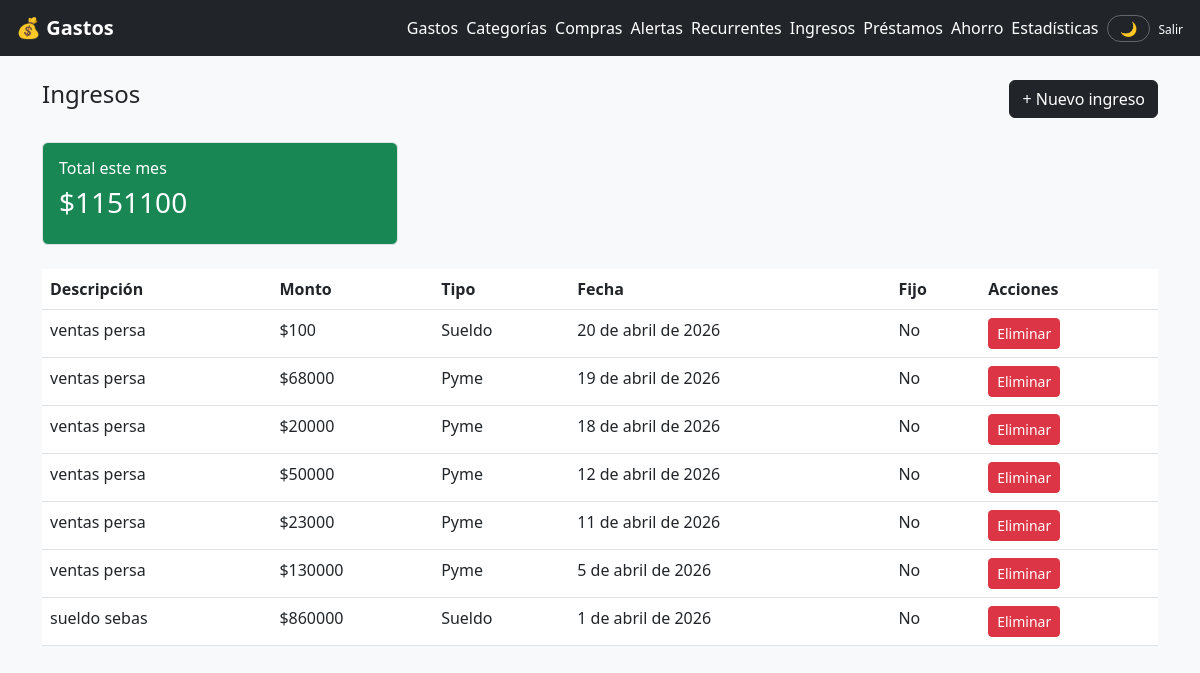
Page /ingresos/ (signed in) on the committed database.
### gastos/models.py (models this page shows, shortened)
class Ingreso(models.Model):
    TIPO_CHOICES = [
        ('sueldo', 'Sueldo'),
        ('extra', 'Extra'),
        ('pyme', 'Pyme'),
        ('otro', 'Otro'),
    ]
    usuario = models.ForeignKey(User, on_delete=models.CASCADE, related_name='ingresos')
    descripcion = models.CharField(max_length=200)
    monto = models.DecimalField(max_digits=12, decimal_places=0)
    tipo = models.CharField(max_length=20, choices=TIPO_CHOICES, default='sueldo')
    fecha = models.DateField(default=timezone.now)
    es_fijo = models.BooleanField(default=False)
    creado_en = models.DateTimeField(auto_now_add=True)
    class Meta:
        ordering = ['-fecha']

### gastos/views.py (the view)
# urls.py: path('ingresos/', views.lista_ingresos, name='lista_ingresos'),
@login_required
def lista_ingresos(request):
    hoy = timezone.now().date()
    ingresos = Ingreso.objects.filter(usuario=request.user)
    resumen = services.resumen_ingresos_mes(request.user, hoy.year, hoy.month)
    return render(request, 'gastos/ingresos.html', {
        'ingresos': ingresos,
        'resumen': resumen,
    })

### gastos/services.py (called while the page is built)
def resumen_ingresos_mes(usuario, año, mes):
    ingresos = Ingreso.objects.filter(usuario=usuario, fecha__year=año, fecha__month=mes)
    total = ingresos.aggregate(total=Sum('monto'))['total'] or 0
    por_tipo = ingresos.values('tipo').annotate(subtotal=Sum('monto'))
    return {
        'total': total,
        'por_tipo': list(por_tipo),
        'cantidad': ingresos.count(),
    }

### templates/gastos/ingresos.html (shortened to what this page needs)
{% extends 'gastos/base.html' %}
{% block contenido %}
<div class="d-flex justify-content-between mb-4">
    <h4>Ingresos</h4>
    <a href="{% url 'nuevo_ingreso' %}" class="btn btn-dark">+ Nuevo ingreso</a>
</div>
<div class="row mb-4">
    <div class="col-md-4">
        <div class="card text-white bg-success">
            <div class="card-body">
                <h6>Total este mes</h6>
                <h3>${{ resumen.total|floatformat:0 }}</h3>
            </div>
        </div>
    </div>
</div>
<div class="table-responsive">
<table class="table table-hover">
    <thead>
        <tr>
            <th>Descripción</th>
            <th>Monto</th>
            <th>Tipo</th>
            <th>Fecha</th>
            <th>Fijo</th>
            <th>Acciones</th>
        </tr>
    </thead>
    <tbody>
        {% for i in ingresos %}
        <tr>
            <td>{{ i.descripcion }}</td>
            <td>${{ i.monto|floatformat:0 }}</td>
            <td>{{ i.get_tipo_display }}</td>
            <td>{{ i.fecha }}</td>
            <td>{% if i.es_fijo %}Sí{% else %}No{% endif %}</td>
            <td>
                <form method="post" action="{% url 'eliminar_ingreso' i.pk %}">
                    <button class="btn btn-sm btn-danger">Eliminar</button>
                </form>
            </td>
        </tr>
        {% empty %}
        <tr><td colspan="6" class="text-center">No hay ingresos registrados</td></tr>
        {% endfor %}
    </tbody>
</table>
</div>
{% endblock %}

### templates/gastos/base.html (style rules this page uses)
:root { --bg-body: #f8f9fa; --bg-card: #ffffff; --bg-navbar: #212529; --text-body: #212529; --text-muted: #6c757d; --border-color: #dee2e6; --table-bg: #ffffff; --table-hover: #f5f5f5; }
body { background-color: var(--bg-body); color: var(--text-body); transition: background-color 0.3s ease, color 0.3s ease; }
.card { background-color: var(--bg-card); border-color: var(--border-color); }
.table { color: var(--text-body); }
.table > :not(caption) > * > * { background-color: var(--table-bg); color: var(--text-body); border-color: var(--border-color); }
.table-responsive { overflow-x: auto; }

### rows in the picture
Ingreso: descripcion "ventas persa", monto "100", tipo "Sueldo", fecha "20 de abril de 2026", es_fijo "No"
Ingreso: descripcion "ventas persa", monto "68000", tipo "Pyme", fecha "19 de abril de 2026", es_fijo "No"
Ingreso: descripcion "ventas persa", monto "20000", tipo "Pyme", fecha "18 de abril de 2026", es_fijo "No"
Ingreso: descripcion "ventas persa", monto "50000", tipo "Pyme", fecha "12 de abril de 2026", es_fijo "No"
Ingreso: descripcion "ventas persa", monto "23000", tipo "Pyme", fecha "11 de abril de 2026", es_fijo "No"
Ingreso: descripcion "ventas persa", monto "130000", tipo "Pyme", fecha "5 de abril de 2026", es_fijo "No"
Ingreso: descripcion "sueldo sebas", monto "860000", tipo "Sueldo", fecha "1 de abril de 2026", es_fijo "No"

### other values in the picture
{{ resumen.total|floatformat:0 }} "1151100"
